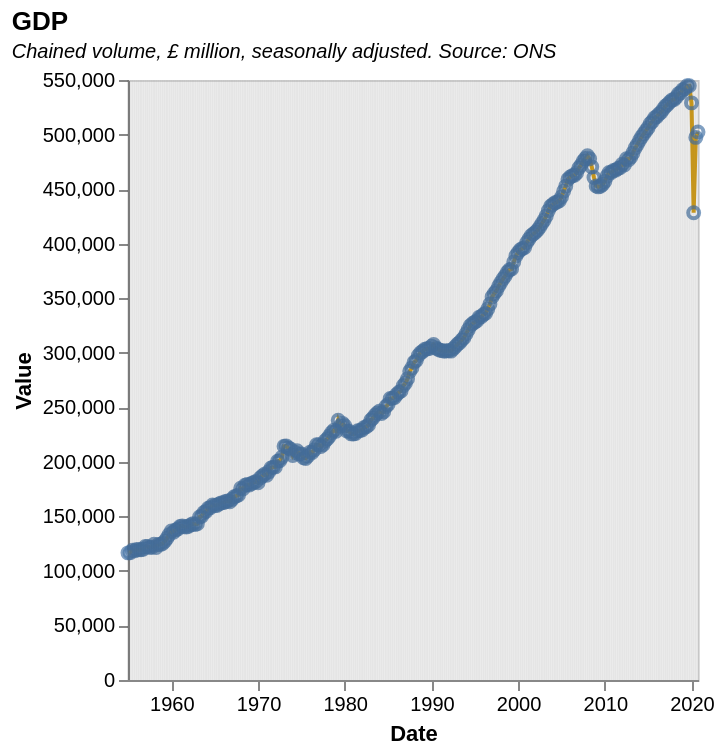

Source (Vega-Lite JSON):
### Vega-Lite specification from a JSON file in a GitHub repository (floating-point values rounded to 4 significant figures; data arrays with more than 128 entries replaced by an {"elided": "..."} marker saying what was removed)
{"$schema": "https://vega.github.io/schema/vega-lite/v5.json", "description": "(GI1) GDP chained volume measure (£m, seasonally adjusted)", "title": {"text": "GDP", "subtitle": "Chained volume, £ million, seasonally adjusted. Source: ONS", "subtitleFontStyle": "italic", "subtitleFontSize": 10, "anchor": "start", "color": "black"}, "data": {"values": {"elided": "264 records"}, "format": {"parse": {"Date": "date"}}}, "height": 300, "width": 285, "encoding": {"x": {"field": "Date", "type": "temporal", "axis": {"grid": false}}}, "layer": [{"encoding": {"y": {"field": "Value", "type": "quantitative", "axis": {"grid": false}}}, "layer": [{"mark": {"type": "line", "color": "goldenrod"}}, {"mark": "point"}]}, {"mark": "rule", "encoding": {"opacity": {"value": 0.1}, "tooltip": [{"field": "Date", "type": "temporal", "format": "%B, %Y"}, {"field": "Value", "title": "GDP chained volume", "type": "quantitative", "format": ",.0f"}]}}]}
